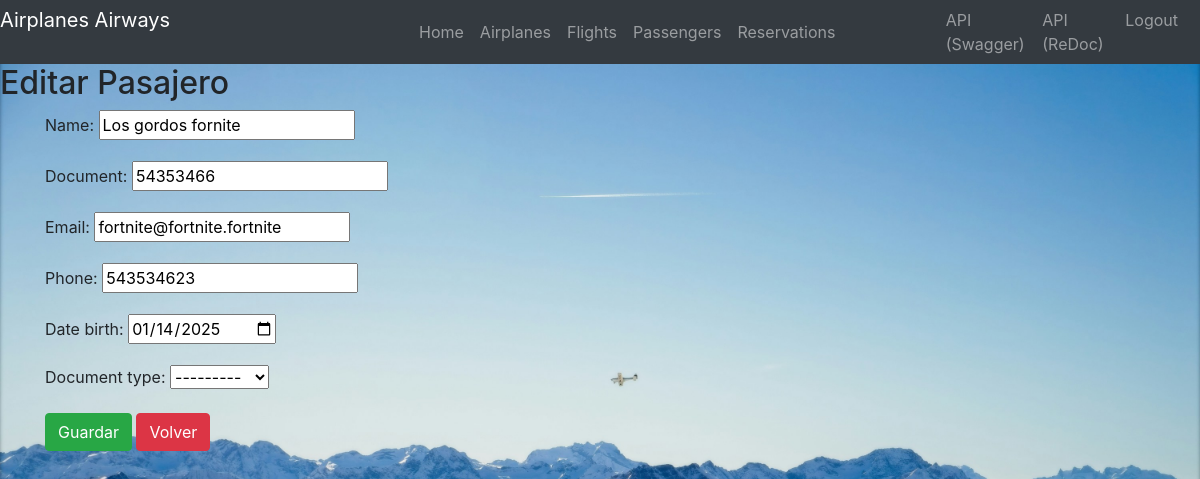
/passengers/1/editar/ (signed in), run on the app's committed database.
### apps/passengers/models.py (models this page shows, shortened)
class Passenger(models.Model):
    name = models.CharField(max_length=100)
    document = models.CharField(max_length=20, unique=True)
    email = models.EmailField()
    phone = models.CharField(max_length=20)
    date_birth = models.DateField()
    document_type = models.CharField(max_length=50, choices=DOCUMENT_TYPE_CHOICES)

### apps/passengers/views.py (the view, shortened to what this page needs)
# urls.py: path('<int:pk>/editar/', PassengerUpdateView.as_view(), name='passengerUpdate'),
class PassengerUpdateView(UpdateView):
    model = Passenger
    form_class = PassengerForm
    template_name = 'passengers/Update.html'
    context_object_name = 'pasajero'

### apps/passengers/forms.py
class PassengerForm(forms.ModelForm):
    class Meta:
        model = Passenger
        fields = '__all__'
        widgets = {
            'date_birth': forms.DateInput(attrs={'type': 'date'}),
        }

### apps/passengers/templates/passengers/Update.html (shortened to what this page needs)
{% extends 'base.html' %}
{% block content %}
{% if user.is_authenticated and user.role_id.description == 'Admin' %}
<h2>Editar Pasajero</h2>
<div class="container">
    <form method="post" enctype="multipart/form-data">
        <div class="form-group">
            {{ form.as_p }}
            <button type="submit" class="btn btn-success">Guardar</button>
            <a class="btn btn-danger" href="{% url 'passengerList' %}">Volver</a>
        </div>
    </form>
</div>
{% else %}
Solo los Administradores pueden editar Pasajeros.
<p>Por favor, <a href="{% url 'login' %}">inicia sesión</a> para editar un pasajero.</p>
{% endif %}
{% endblock %}

### data on the page
Passenger: name "Los gordos fornite", document "54353466", email "fortnite@fortnite.fortnite", phone "543534623", date_birth "01/14/2025", document_type "---------"
